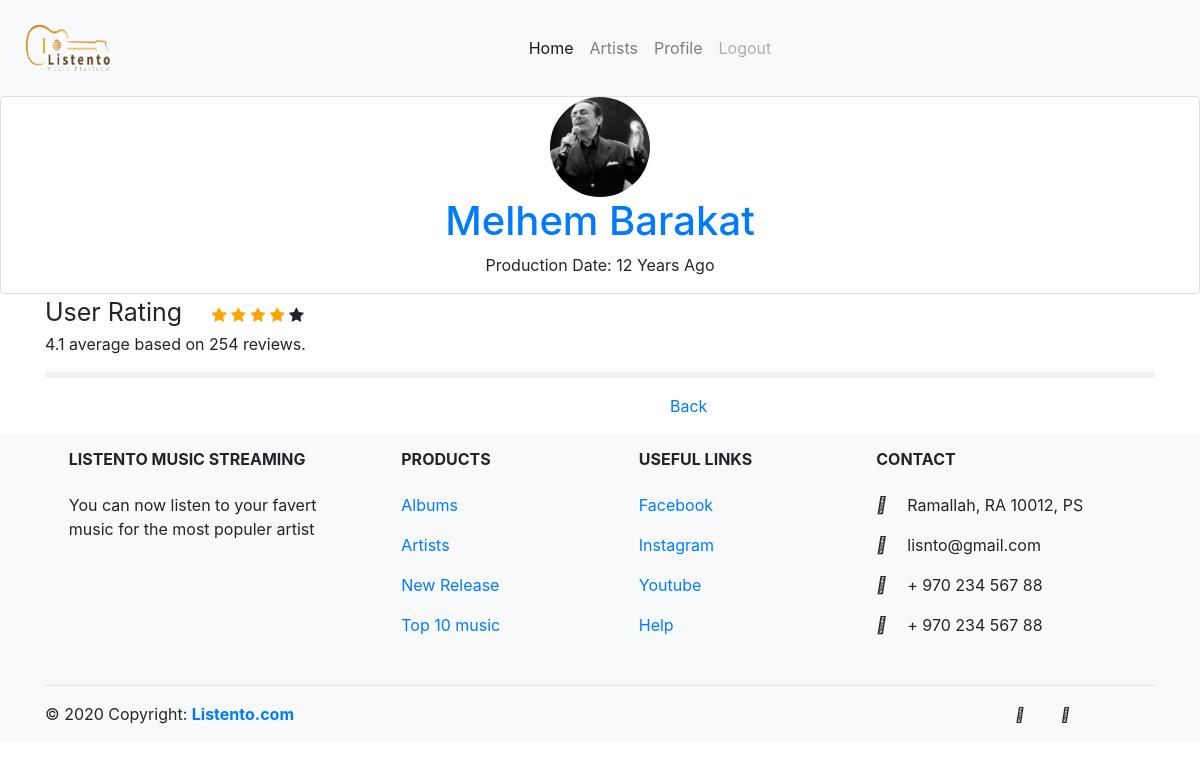
Page /songpage on the earlier database version.
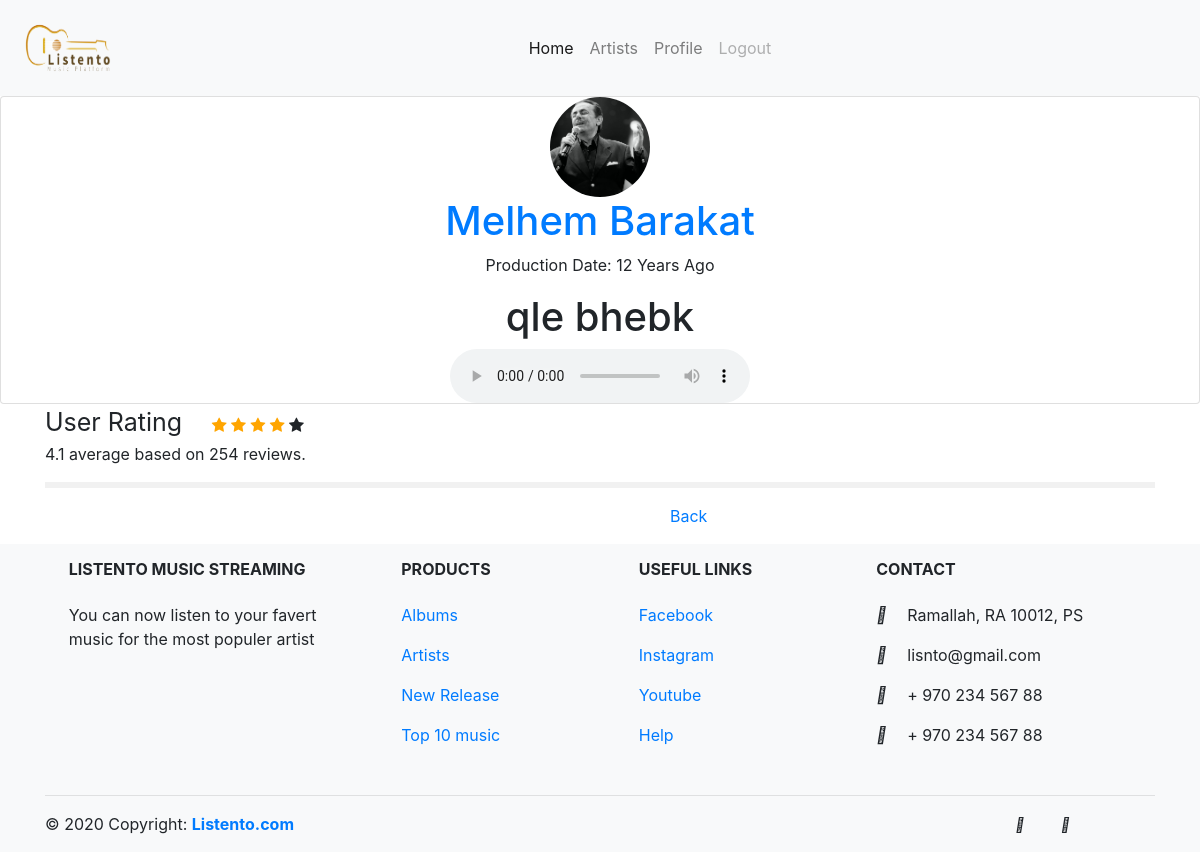
Same page on the later database version.
### music_app/models.py (models this page shows)
class Music(models.Model):
    song_name=models.CharField(max_length=45)
    writer=models.CharField(max_length=45)
    composer = models.CharField(max_length=45)
    duration = models.CharField(max_length=45)
    created_at = models.DateTimeField(auto_now_add=True)
    updated_at = models.DateTimeField(auto_now=True)
    lyrics=models.TextField()
    music = models.FileField(upload_to='audio/', blank=True)
    uploaded_by=models.ForeignKey(User,related_name="songs",on_delete=models.CASCADE)

### login_registeration_app/views.py (the view)
# urls.py: path('songpage',views.songpage),
def songpage(req):
    allmusic = Music.objects.all
    context = {
        'allmusic':allmusic
        }
    return render(req,'songpage.html',context)

### login_registeration_app/templates/songpage.html (shortened to what this page needs)
{% extends 'basetheam.html' %}
{%block content%}
<div class="card">
    <img src="static/imgs/Melhem-Barakat.jpeg" alt="Melhem-Barakat photo" style="border-radius: 50%; width: 100px; height: 100px;">
    <h1><a href="artistpage"> Melhem Barakat </a></h1>
    <p>Production Date: 12 Years Ago</p>
    {%for i in allmusic%}
    <h1>{{i.song_name}}</h1>
    <audio controls>
        <source src="{{i.music.url}}" type="audio/ogg">
        {%endfor%}
    </audio>
</div>
<div class="container" >
    <link rel="stylesheet" href="https://cdnjs.cloudflare.com/ajax/libs/font-awesome/4.7.0/css/font-awesome.min.css">
    <span class="heading">User Rating</span>
    <span class="fa fa-star checked"></span>
    <span class="fa fa-star checked"></span>
    <span class="fa fa-star checked"></span>
    <span class="fa fa-star checked"></span>
    <span class="fa fa-star"></span>
    <p>4.1 average based on 254 reviews.</p>
    <hr style="border:3px solid #f1f1f1">
</div>
<a href="/home" style="width: 100px; height: 30px; margin-left: 670px; ">Back</a>
{%endblock%}

Differences in the rows shown:
added Music: song_name "qle bhebk"
